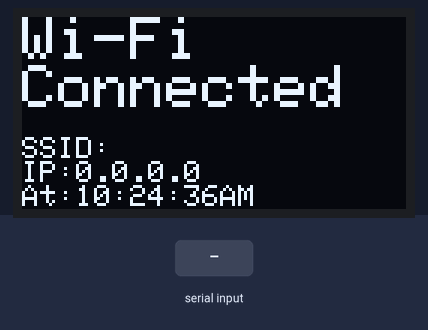
The sketch below on a simulated Particle Photon. Parts: 128×64 one-colour display. Inputs (shaded band) come from the test bench. The local clock reads 2024-03-15 10:24:30 at power-on unless the sketch sets it; what the sketch prints to the serial monitor is not drawn.

Above: at 12.4 s.
12.5 s: "##\n" received over the second serial link
At 14.9 s:
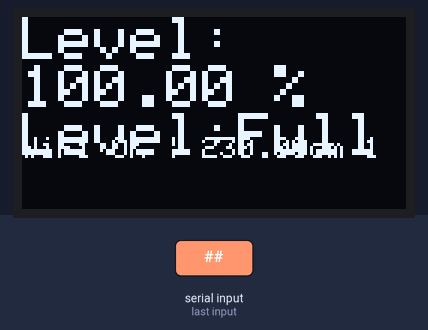
15.4 s: "##\n" received over the second serial link
At 17.1 s:
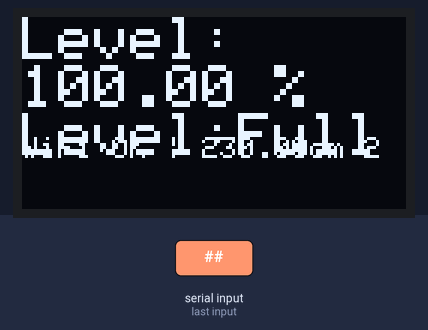
Timing chart, 0 to 18.6 s (numbered marks = the images above; inputs shaded):
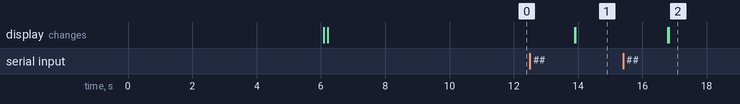

Measured:
- after the input at 12.5 s, the display: first changes after 1.4 s (image 1 shows a later state)
- after the input at 15.4 s, the display: first changes after 1.4 s (image 2 shows a later state)

The sketch:

manro_app.ino
```cpp
// This #include statement was automatically added by the Particle IDE.
#include <ThingSpeak.h>

// This #include statement was automatically added by the Particle IDE.
#include "Adafruit_SSD1306.h"

// This #include statement was automatically added by the Particle IDE.
#include "Adafruit_GFX.h"

#include "logo.h"


SYSTEM_THREAD(ENABLED);
SYSTEM_MODE(AUTOMATIC);

/* Uncomment this block to use hardware SPI
// If using software SPI (the default case):
#define OLED_MOSI   D0
#define OLED_CLK    D1
#define OLED_DC     D2
#define OLED_CS     D3
#define OLED_RESET  D4
Adafruit_SSD1306 display(OLED_MOSI, OLED_CLK, OLED_DC, OLED_RESET, OLED_CS);
*/

// use hardware SPI
//SDA - D12
//SCL - D13
#define OLED_DC     D3
#define OLED_CS     D4 //Leave open D4
#define OLED_RESET  D5
Adafruit_SSD1306 display(OLED_DC, OLED_RESET, OLED_CS);


#define NUMFLAKES 10
#define XPOS 0
#define YPOS 1
#define DELTAY 2


#define LOGO_HEIGHT 16
#define LOGO_WIDTH  16


#if (SSD1306_LCDHEIGHT != 64)
#error("Height incorrect, please fix Adafruit_SSD1306.h!");
#endif


/* All flag declarations*/
bool processDtaFlag = false;
bool dispFlag = false;
bool errFlag = false;

/*For alert handler*/
double alertTimeHold = 0;
bool alertFlag = false;
#define ALTR_INTVAL 490

/*Scheduled reboot interval*/
#define REBOOT_INTVAL 21600 //21600 - Every 6 hours Argon will perform a self reboot.


#include "ThingSpeak.h"
TCPClient client;
const char * apiKey = "82B7CKNM40K0PCX0";
long channelNum = 788264 ;
bool uploadFlag= false;

int heightOfTank = 230; //in cm

char val[3]; char buf[7]; String data; float level = 0, levelPer =0; char levelMark[10];

/*
 ********************************************************************
 *
 *
 *
 ********************************************************************
 */
void setup(){

  Serial.begin(115200);
  Serial1.begin(115200, SERIAL_8N1);

  ThingSpeak.begin(client);
  display.begin(SSD1306_SWITCHCAPVCC);
  display.clearDisplay();// clears the screen and buffer
  dispLogo();
  wfCing();
  wfCtd();

  if(WiFi.ready())
  {
      Particle.publish("WiFi Status","Connected Successfully now!" ,PUBLIC);
  }

}

/*
 ********************************************************************
 *
 *
 *
 ********************************************************************
 */
int cnt = 0; int upTime = 0;
void loop()  //Compatible with nodemcu, if serials are changed accordingly
{

    if(Serial1.available() > 0)
    {
      cnt++;
      data = " ";
      memset(val, 0, sizeof(val));
      memset(buf, 0, sizeof(buf));
      data = Serial1.readString();
      data.trim();
      data.toCharArray(buf, 8);
      Serial.print("Data buf is: ");
      Serial.println(data);
      processDtaFlag = true;
    }

    if(processDtaFlag)
    {
        if(!procData()) //will return <errFlag> - true/false : false if received data is expected
        {
            Particle.publish("Level:", String (level) ,PUBLIC); //Upload to particle device log
            Particle.publish("Level(%):", String (levelPer) ,PUBLIC);

            if(sendToTspk()) { //Uploading to thingspeak
                Serial.println("Upload Success!");
                Particle.publish("Thingspeak upload","sts:Success" ,PUBLIC);
            }
            else {
                Serial.println("Upload status unknown");
                Particle.publish("Thingspeak upload","sts:Unknown/Failure" ,PUBLIC);
            }

            procDisp(); //Will process and display values on OLED - returns nothing

            /*Calling handleAlert to handle if any alert condition exists. Returns zero if no condition.
            Check error code in the function for further implementation*/
            if(handleAlerts() == 0) {
               Serial.println("No alert condition.");
            }
            else {
               Serial.println("Alert condition: Check particle web log for details!");
            }

        }

        else
        {
            errFlag = true;
        }

        processDtaFlag = false;
    }

    upTime = System.uptime(); //Returns system uptime in seconds
    if(upTime > REBOOT_INTVAL) //Scheduled Reset - Every 6 hours
    {
       Particle.publish("Scheduled Reboot", "System will reboot now. Bootup time appr. 2 min!" ,PUBLIC);
       System.reset();
    }

}

/*Supporting functions following*/

/*
 ********************************************************************
 *
 *
 *
 ********************************************************************
 */

void wfCing(void)
{
    int r=0;
    display.clearDisplay();
    display.setCursor(0, 0);
    display.setTextColor(WHITE);
    display.setTextSize(2);
    display.println("Wi-Fi");
    //display.setTextSize(1);
    display.println("Connecting\n:)");
    display.display();
    while(!WiFi.ready() && r<200)
    {
      delay(200);
      r++;
    }
    Particle.syncTime();
    waitUntil(Particle.syncTimeDone);
    Time.zone(+5.5);
}
/*
 ********************************************************************
 *
 *
 *
 ********************************************************************
 */
void dispLogo(void)
{
  display.clearDisplay();
  display.drawBitmap(0, 0, tkm_logo, 128, 64, 1);
  display.display(); // show splashscreen
  delay(6000);
  Serial.println("*************USB OKAY***************");
  display.clearDisplay();
}
/*
 ********************************************************************
 *
 *
 *
 ********************************************************************
 */
void wfCtd(void)
{
    int r=0;
    display.clearDisplay();
    if(WiFi.ready())
    {
      Particle.syncTime(); delay(100);
      Particle.process();
      display.clearDisplay();
      display.setCursor(0, 0);
      display.setTextColor(WHITE);
      display.setTextSize(2);
      display.println("Wi-Fi\nConnected");
      display.setTextSize(1);
      display.print("\n");
      display.print("SSID:");
      display.println(WiFi.SSID());
      display.print("IP:");
      display.println(WiFi.localIP());
      display.print("At:");
      display.print(Time.format(Time.now(), "%I:%M:%S%p"));
      display.display();
      delay(5000);
    }
    else
    {
      display.setCursor(0, 0);
      display.setTextColor(WHITE);
      display.clearDisplay();
      display.setTextSize(1.5);
      display.println("Wi-Fi Err.");
      display.setTextSize(1);
      display.print("Pls check connectivity.\nEnsure the antenna\nis attached.");
      display.display();
      while(!WiFi.ready() && r<200)
      {
          delay(200);
          r++;
      }
      if(!WiFi.ready())
      {
      display.setCursor(0, 0);
      display.setTextColor(WHITE);
      display.setTextSize(2);
      display.println("Wi-Fi");
      //display.setTextSize(1);
      display.println("Not Connected\n:\\");
      display.display();
      }
    }
}
/*
 ********************************************************************
 *
 *
 *
 ********************************************************************
 */
void procDisp()
{
    display.clearDisplay();
    display.display();
    display.setCursor(0,0);
    display.setTextSize(2);
    display.println("Level:");
    display.print(levelPer);
    //Serial.print(data);
    if(!errFlag)
    {
      display.print(" %\n");
      errFlag = false;
      //display.println(levelMark);
    }
    else
    {
      display.print("\n");
      //display.println(levelMark);
    }

    if(levelPer>30 && levelPer <70)
    {
      display.println("Level:Med");
    }
    if(levelPer>70)
    {
      display.print("Level:Full"); //dont keep next line \n or ln here
    }
    if(levelPer<30)
    {
      if(levelPer<10)
      {
        display.setTextSize(2);
        display.println("Turn on\nPump");
        Particle.publish("Critical:","Turn On Pump!!" ,PUBLIC);
      }
      else
      {
        display.println("Level:Low");
      }
    }
    if(WiFi.ready())
    {
      display.setTextSize(1);
      display.print("\nWiFi:OK | ");
      Serial.println("WiFi:OK");
    }
    else
    {
      display.setTextSize(1);
      display.print("\nNO-WiFi | ");
      Serial.println("NO-WiFi");
    }
    display.setTextSize(1);
    display.print(level);
    display.print("cm ");
    display.print(cnt);
    display.display();
}
/*
 ********************************************************************
 *
 *
 *
 ********************************************************************
 */
bool procData()
{
    if(data.startsWith("##") && data.endsWith("##"))
    {
      val[0] = char (buf[2]);
      val[1] = char (buf[3]);
      if(isdigit(buf[4]))
      {
       val[2] = char (buf[4]);
      }
      else
      {
        val[2] = ' ';
      }
      Serial.print("Raw distance measured: ");
      Serial.print(atof(val));
      Serial.println(" cm");
      errFlag = false;
    }
    else
    {
      val[0] = 'E';
      val[1] = 'R';
      val[2] = 'R';
      errFlag = true;

      return errFlag;
    }

    level = atof(val); //will take number in the string and convert to float

    level = heightOfTank - level;
    if(level<0)
    {
        level =0;
    }

    levelPer = float ((level/heightOfTank)*100);

    return errFlag;
}
/*
 ********************************************************************
 *
 *
 *
 ********************************************************************
 */
bool sendToTspk()
{

    ThingSpeak.setField(1,level);
    Serial.print("level float: ");
    Serial.println(level);

    ThingSpeak.setField(2,levelPer);
    Serial.print("level per: ");
    Serial.print(levelPer);
    Serial.println("%");

    int x = ThingSpeak.writeFields(channelNum, apiKey);
    if(x==200)
    {
        uploadFlag = false;
        return true;
    }
    else
    {
        uploadFlag = false;
        return false;
    }

}


int handleAlerts()
{

    Particle.syncTime();
    waitUntil(Particle.syncTimeDone);
    Time.zone(+5.5);

    if (abs (alertTimeHold - System.uptime()) > ALTR_INTVAL )
    {
        alertFlag = false;
        alertTimeHold = System.uptime();
    }

    if((levelPer < 25 && levelPer > 10 && !alertFlag))
    {
        alertTimeHold = System.uptime();
        alertFlag = true;
        Particle.publish("message", ( "WATER LOW (25%) - TURN ON PUMP - " + (Time.format(Time.now(), "%b %e %a %I:%M:%S %p")) ) , PRIVATE);
        Particle.publish("email", ( "WATER LOW (25%) - TURN ON PUMP - " + (Time.format(Time.now(), "%b %e %a %I:%M:%S %p")) ), PRIVATE);
        return 1; //alert code 1: first alert given at 25%
    }

    if(levelPer < 10 && !alertFlag )
    {
        alertTimeHold = System.uptime();
        alertFlag = true;
        Particle.publish("message",( "WATER LEVEL CRITICAL (10%) - TURN ON PUMP - " + (Time.format(Time.now(), "%b %e %a %I:%M:%S %p")) ), PRIVATE);
        Particle.publish("email",( "WATER LEVEL CRITICAL (10%) - TURN ON PUMP - " + (Time.format(Time.now(), "%b %e %a %I:%M:%S %p")) ), PRIVATE);
        return 2; //alert code 2: second critical alert given at 10%
    }


    if(levelPer > 25 && levelPer <95 && alertFlag)  //aler clear
    {
        alertFlag = false;
        Particle.publish("Alert Clear", "Water level regained (25%) -  PUMP SEEMS TO BE ON" , PRIVATE);
        return 3; //alert code 3: alert clear : tank level back to  25%
    }

    if(levelPer > 95 && !alertFlag )
    {
        alertTimeHold = System.uptime();
        alertFlag = true;
        Particle.publish("message",( "WATER LEVEL FULL (95%) - TURN OFF PUMP - " + (Time.format(Time.now(), "%b %e %a %I:%M:%S %p")) ), PRIVATE);
        Particle.publish("email", ( "WATER LEVEL FULL (95%) - TURN OFF PUMP - " + (Time.format(Time.now(), "%b %e %a %I:%M:%S %p")) ), PRIVATE);
        return 4; //alert code 4: tank full
    }

    return 0;

}
```

Source omitted: logo.h (data table, 6570 bytes)
